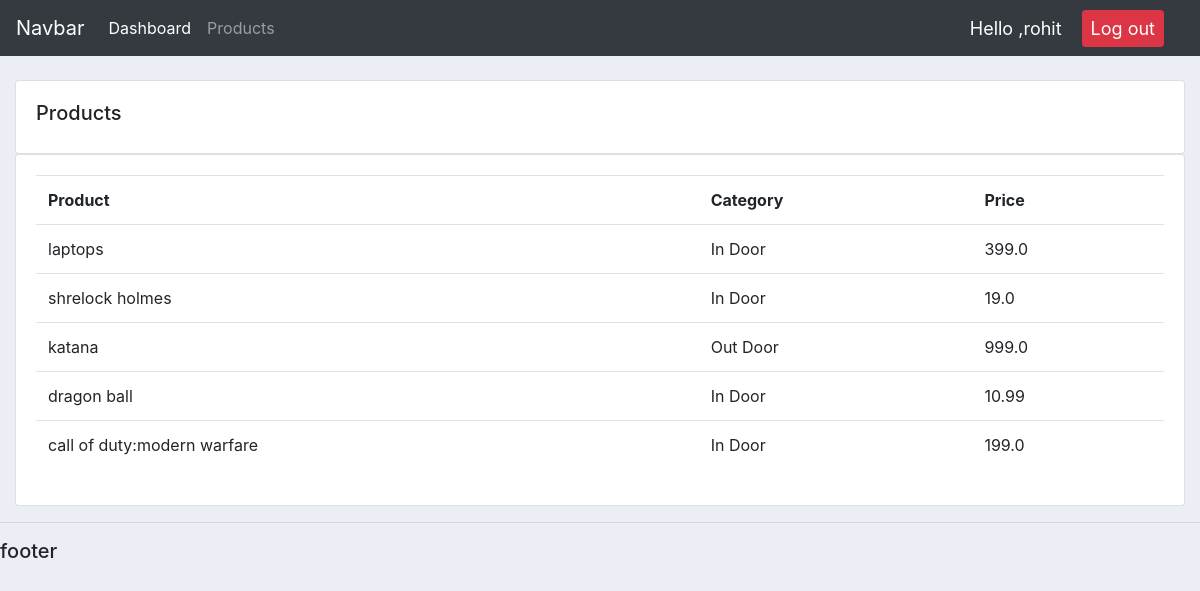
Screenshot of /products/ (signed in) with the database file from the repository.
### accounts/models.py (models this page shows, shortened)
class Product(models.Model):
    CATEGORY = (
        ('In Door','In Door'),
        ('Out Door','Out Door'),
    )
    name = models.CharField(max_length = 100,null = True)
    price = models.FloatField(null =True )
    category = models.CharField( max_length=50 ,null =True,choices = CATEGORY)
    description = models.CharField( max_length=50,null=True)
    date_created = models.DateTimeField(auto_now_add=True,null=True)
    tags= models.ManyToManyField(Tag)

### accounts/decorators.py (the view)
        def wrapper_func(request,*args,**kwargs):
            group = None
            if request.user.groups.exists():
                group = request.user.groups.all()[0].name
            if group in allowed_roles:
                    return view_func(request,*args,**kwargs)
            else:
                    return HttpResponse('You are not allowed to view this page ')

### accounts/views.py (called while the page is built)
@login_required(login_url='login')
@allowed_users(allowed_roles=['admin'])
def products(request):
	products = Product.objects.all()
	context = {
		"products":products,
	}
	return render(request, 'accounts/products.html',context)

### templates/accounts/products.html
{%  extends 'accounts/main.html' %}
{% block content %}
		<br>
		<div class="row">
			<div class="col-md">
				<div class="card card-body">
					<h5>Products</h5>
				</div>
				<div class="card card-body">
					<table class="table">
						<tr>
							<th>Product</th>
							<th>Category</th>
							<th>Price</th>
						</tr>
						{% for product in products %}
						<tr>
							<td>{{product.name}}</td>
							<td>{{product.category}}</td>
							<td>{{product.price}}</td>
						</tr>
						{% endfor %}
					</table>
				</div>
			</div>
		</div>
{% endblock content %}

### templates/accounts/navbar.html (shortened to what this page needs)
{% load static %}
<nav class="navbar navbar-expand-lg navbar-dark bg-dark">
  <a class="navbar-brand" href="#">Navbar</a>
  <div class="collapse navbar-collapse" id="navbarNav">
    <ul class="navbar-nav">
      {% if request.user.is_staff %}
      <li class="nav-item active">
        <a class="nav-link" href="{% url 'home' %}">Dashboard</a>
      </li>
      <li class="nav-item">
        <a class="nav-link" href="{% url 'products' %}">Products</a>
      </li>
      {% else %}
      <li class="nav-item">
        <a class="nav-link" href="{% url 'account' %}">Setting</a>
      </li>
      {% endif %}
    </ul>
  </div>
  <span class="msg">Hello ,{{request.user}}</span>
  <span><a class=" btn btn-sm btn-danger msg" href="{% url 'logout' %}">Log out</a></span>
</nav>

### static/css/main.css (style rules this page uses)
body { background-color: #ebeff5; }

### templates/accounts/navbar.html (style rules this page uses)
.msg { font-size: 18px; color: #fff; margin-right: 20px; }

### rows the page displays
Product: name "laptops", category "In Door", price "399.0"
Product: name "shrelock holmes", category "In Door", price "19.0"
Product: name "katana", category "Out Door", price "999.0"
Product: name "dragon ball", category "In Door", price "10.99"
Product: name "call of duty:modern warfare", category "In Door", price "199.0"

### other values shown
{{ request.user }} "rohit"
